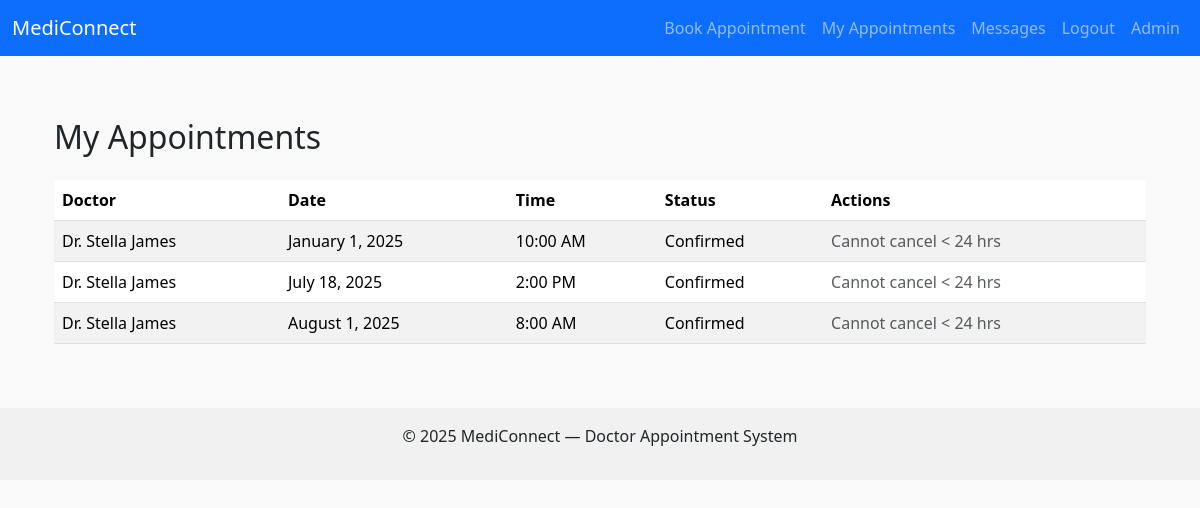
The app's page /appointments/ (signed in) with its own data.
### api/models.py (models this page shows, shortened)
class Appointment(models.Model):
    doctor = models.ForeignKey(Doctor, on_delete=models.CASCADE)
    patient = models.ForeignKey(Patient, on_delete=models.CASCADE)
    date = models.DateField()
    time_slot = models.TimeField()  # start of 2-hour slot
    status = models.CharField(
        max_length=20,
        choices=[
            ('Pending', 'Pending'),
            ('Confirmed', 'Confirmed'),
            ('Cancelled', 'Cancelled'),
        ],
        default='Pending'
    )
    is_paid = models.BooleanField(default=False)

class Doctor(models.Model):
    user = models.OneToOneField(User, on_delete=models.CASCADE)
    specialty = models.CharField(max_length=100)
    available_from = models.TimeField(default='08:00')
    available_to = models.TimeField(default='18:00')

### api/views.py (the view)
# urls.py: path('appointments/', my_appointments_view, name='my_appointments'),
@login_required
def my_appointments_view(request):
    user = request.user
    now = tz_now()
    if hasattr(user, 'doctor'):
        appointments = Appointment.objects.filter(doctor__user=user).order_by('date', 'time_slot')
    elif hasattr(user, 'patient'):
        appointments = Appointment.objects.filter(patient__user=user).order_by('date', 'time_slot')
    else:
        return redirect('home')
    for appt in appointments:
        appt_datetime = make_aware(datetime.combine(appt.date, appt.time_slot))
        appt.can_cancel = (appt_datetime - now) > timedelta(hours=24)
    return render(request, 'api/my_appointments.html', {
        'appointments': appointments,
        'now': now,
    })

### api/templates/api/my_appointments.html
{% extends 'base.html' %}
{% block content %}
<div class="container mt-5">
    <h2 class="mb-4">My Appointments</h2>
    {% if appointments %}
        <table class="table table-striped">
            <thead>
                <tr>
                    <th>{% if is_doctor %}Patient{% else %}Doctor{% endif %}</th>
                    <th>Date</th>
                    <th>Time</th>
                    <th>Status</th>
                    <th>Actions</th>
                </tr>
            </thead>
            <tbody>
                {% for appointment in appointments %}
                    <tr>
                        <td>
                            {% if is_doctor %}
                                {{ appointment.patient.user.get_full_name }}
                            {% else %}
                                Dr. {{ appointment.doctor.user.get_full_name }}
                            {% endif %}
                        </td>
                        <td>{{ appointment.date|date:"F j, Y" }}</td>
                        <td>{{ appointment.time_slot|time:"g:i A" }}</td>
                        <td>{{ appointment.status }}</td>
                        <td>
                            {% if appointment.status != 'Cancelled' %}
                                {% if appointment.can_cancel %}
                                    <a href="{% url 'cancel_appointment' appointment.id %}"
                                       class="btn btn-sm btn-danger"
                                       onclick="return confirm('Are you sure you want to cancel this appointment?');">
                                        Cancel
                                    </a>
                                {% else %}
                                    <span class="text-muted">Cannot cancel &lt; 24 hrs</span>
                                {% endif %}
                            {% else %}
                                <span class="text-success">Cancelled</span>
                            {% endif %}
                        </td>
                    </tr>
                {% endfor %}
            </tbody>
        </table>
    {% else %}
        <p>No appointments found.</p>
    {% endif %}
</div>
{% endblock %}

### api/templates/base.html (shortened to what this page needs)
<!DOCTYPE html>
<html lang="en">
<head>
    <link
        rel="stylesheet"
        href="https://cdn.jsdelivr.net/npm/bootstrap@5.3.3/dist/css/bootstrap.min.css"
    >
</head>
<body>
<nav class="navbar navbar-expand-lg navbar-dark bg-primary fixed-top">
    <div class="container-fluid">
        <a class="navbar-brand" href="/">MediConnect</a>
        <div class="collapse navbar-collapse" id="navbarNav">
            <ul class="navbar-nav ms-auto">
                {% if user.is_authenticated %}
                    <li class="nav-item">
                        <a class="nav-link" href="/book/">Book Appointment</a>
                    </li>
                    <li class="nav-item">
                        <a class="nav-link" href="/appointments/">My Appointments</a>
                    </li>
                    <li class="nav-item">
                        <a class="nav-link" href="/messages/">Messages</a>
                    </li>
                    <li class="nav-item">
                        <a class="nav-link" href="/logout/">Logout</a>
                    </li>
                {% endif %}
                <li class="nav-item">
                    <a class="nav-link" href="/admin/">Admin</a>
                </li>
            </ul>
        </div>
    </div>
</nav>
<main class="container mt-4">
    {% block content %}
    {% endblock %}
</main>
<footer>
    <p>&copy; 2025 MediConnect — Doctor Appointment System</p>
</footer>
</body>
</html>

### api/templates/base.html (style rules this page uses)
body { padding-top: 70px; background-color: #f9f9f9; }
footer { padding: 1rem; background: #f1f1f1; margin-top: 4rem; text-align: center; }

### records on screen
Appointment: doctor.user.get_full_name "Stella James", date "January 1, 2025", time_slot "10:00 AM", status "Confirmed", shows "Cannot cancel < 24 hrs"
Appointment: doctor.user.get_full_name "Stella James", date "July 18, 2025", time_slot "2:00 PM", status "Confirmed", shows "Cannot cancel < 24 hrs"
Appointment: doctor.user.get_full_name "Stella James", date "August 1, 2025", time_slot "8:00 AM", status "Confirmed", shows "Cannot cancel < 24 hrs"
